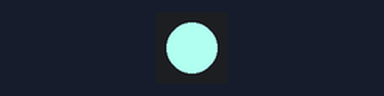
A sketch run on a simulated ESP32. Parts: 1 RGB LEDs in strip order, left to right. Dim RGB values are drawn brighter than linear; colours are those a GRB WS2812 strip shows for the declared byte order.

Above: at 5.5 s.
At 10.6 s:
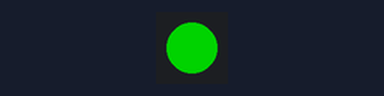
At 13.3 s:
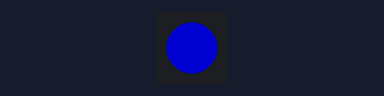
At 15.5 s:
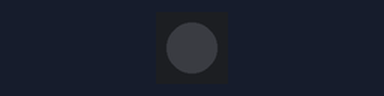
Timing chart, 0 to 20.9 s (numbered marks = the images above):
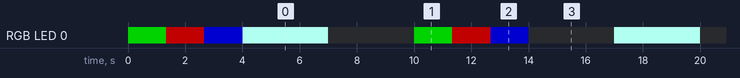

The sketch:

WS2812B.ino
```cpp
#define FASTLED_INTERNAL
#include "FastLED.h"

#define LED_PIN     17
#define NUM_LEDS    1
#define CALIBRATION_TEMPERATURE TypicalLEDStrip
#define MAX_BRIGHTNESS 255 // 0-255

CRGB leds[NUM_LEDS];

void setupLEDs() {
  // clear led color buffer to black
  memset(leds, 0, NUM_LEDS * sizeof(struct CRGB));
  FastLED.addLeds<WS2812, LED_PIN>(leds, 0, NUM_LEDS);
  FastLED.setCorrection(CALIBRATION_TEMPERATURE);
  FastLED.setTemperature(CALIBRATION_TEMPERATURE);
  FastLED.setBrightness(MAX_BRIGHTNESS);
  FastLED.setDither(DISABLE_DITHER);
}

void initialLEDflash() {
  LEDS.showColor(CRGB(127, 0, 0));
  delay(1333);
  LEDS.showColor(CRGB(0, 127, 0));
  delay(1333);
  LEDS.showColor(CRGB(0, 0, 127));
  delay(1333);
  LEDS.showColor(CRGB(0, 0, 0));
}

void setup() {
  setupLEDs();
  initialLEDflash();
}

void loop() {
  leds[0] = CRGB::White; FastLED.show(); delay(3000);
  leds[0] = CRGB::Black; FastLED.show(); delay(3000);

  initialLEDflash();
  delay(3000);
}
```

Measured:
- by itself, RGB LED 0: off → RGB(0, 127, 0) at 0.00 s, → RGB(87, 0, 0) 1.3 s later, → RGB(0, 0, 119) 1.3 s later, → RGB(176, 255, 240) 1.3 s later, … (20 changes in this stretch)
- by itself, everything shown: repeats every 13.0 s, in 6 steps
